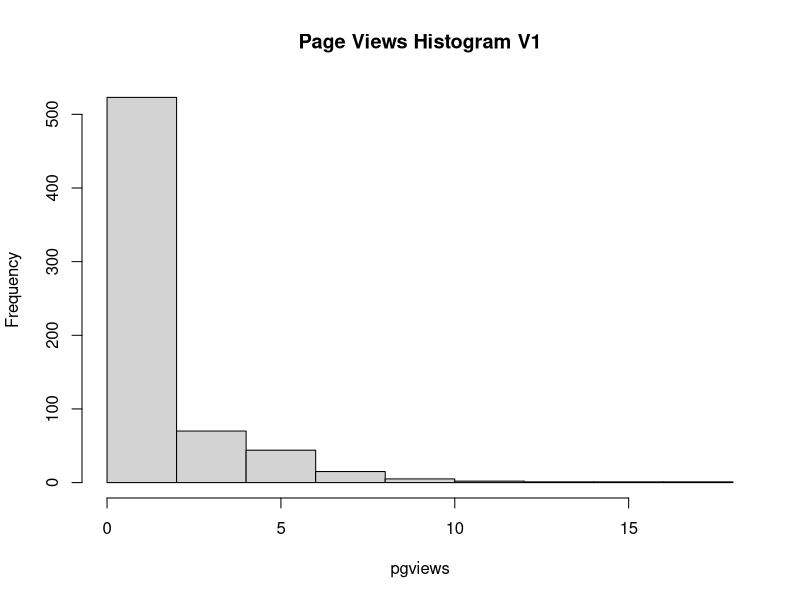
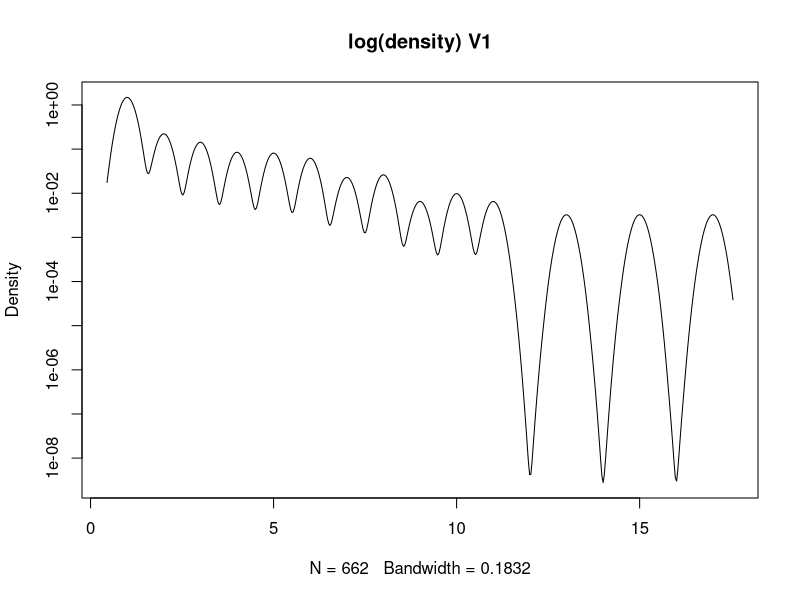
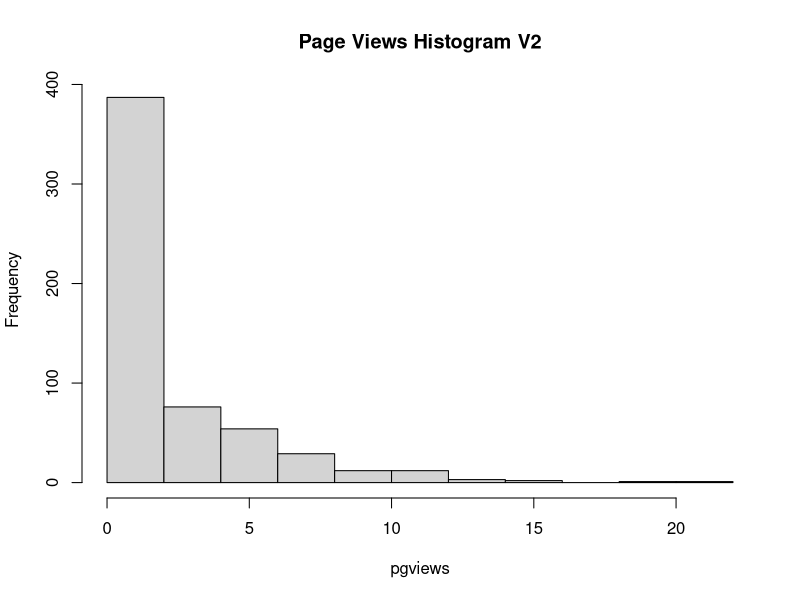
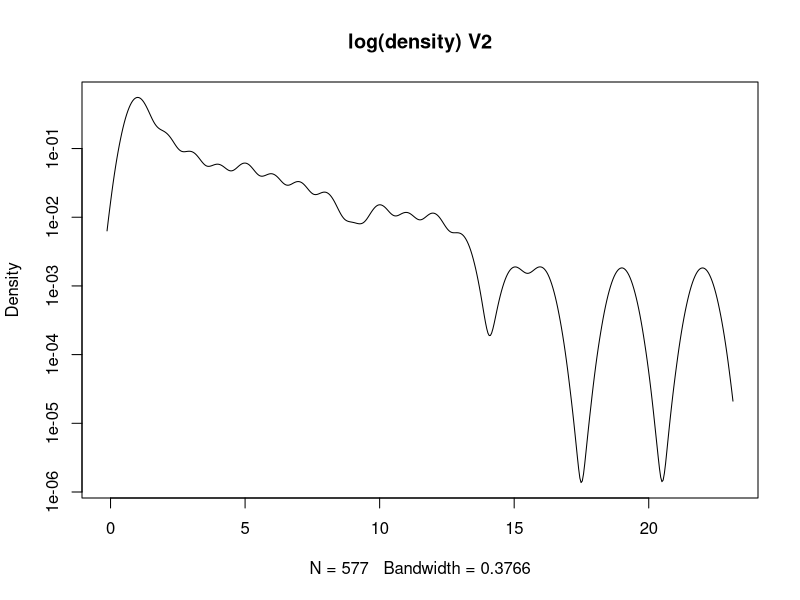
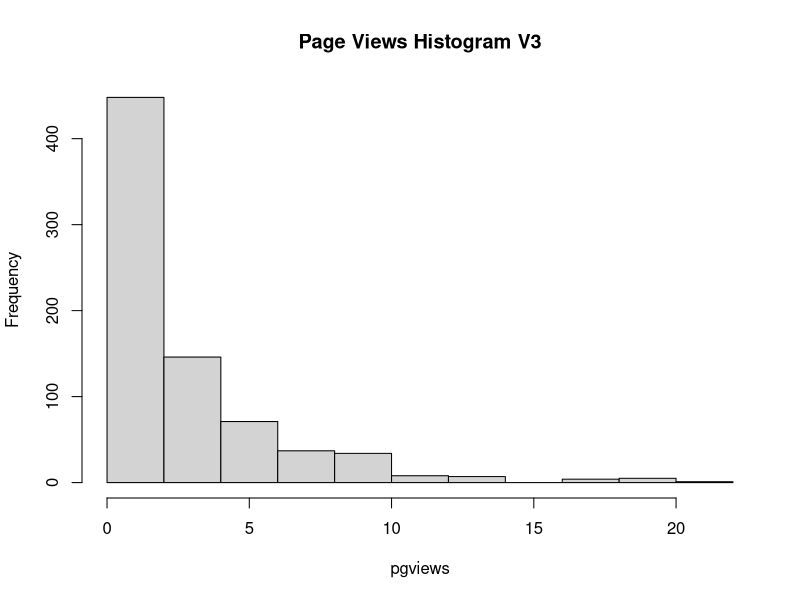
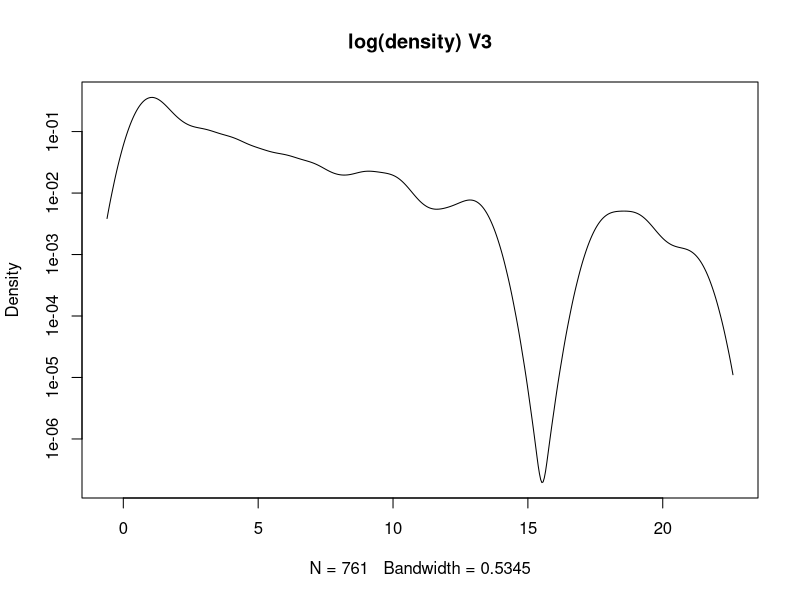
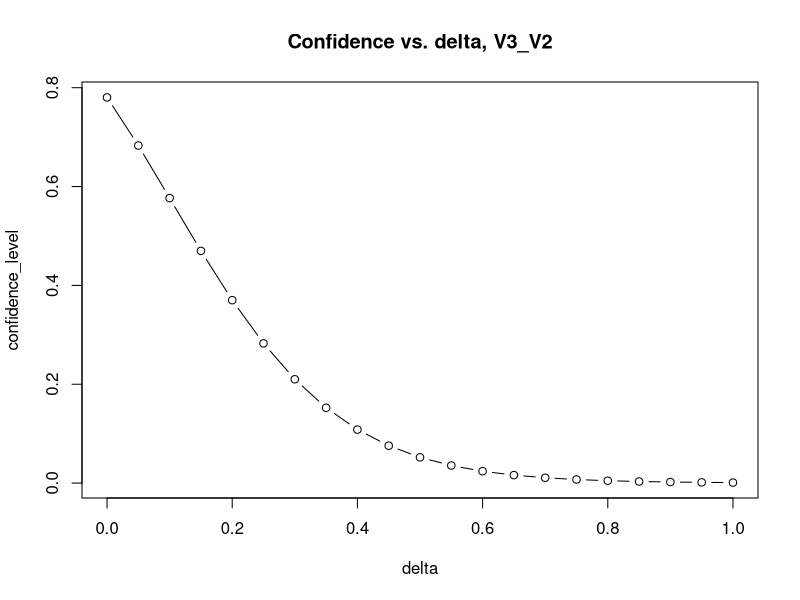
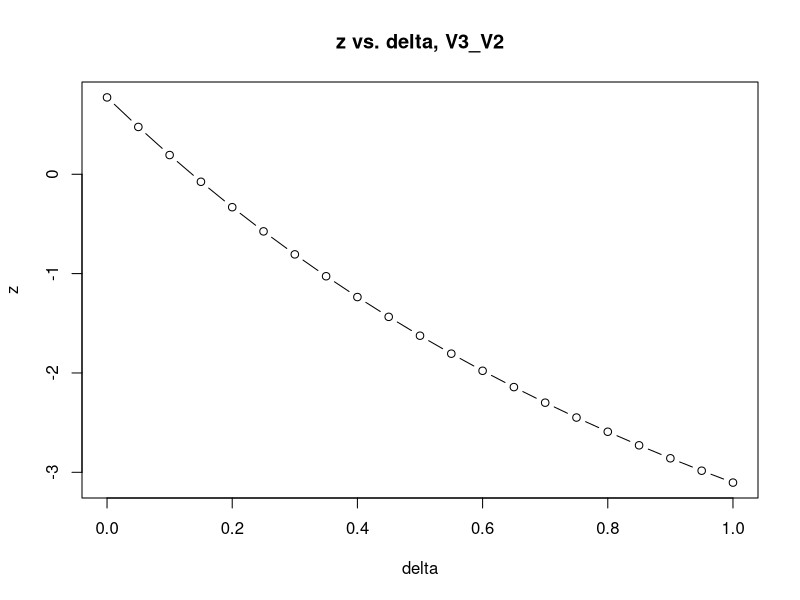

The R source for these figures, in order:
#!/usr/bin/env Rscript
# load the dataset or do needful
page_views <- read.csv("V1_data.csv")

attach(page_views)
png(filename = "V1_hist.png")
hist(pgviews, main = "Page Views Histogram V1")
dev.off()

png(filename = "V1_density.png")
plot(density(pgviews), log = "y", main = "log(density) V1")
dev.off()
detach(page_views)


# load the dataset or do needful
page_views <- read.csv("V2_data.csv")

attach(page_views)
png(filename = "V2_hist.png")
hist(pgviews, main = "Page Views Histogram V2")
dev.off()

png(filename = "V2_density.png")
plot(density(pgviews), log = "y", main = "log(density) V2")
dev.off()
detach(page_views)


# load the dataset or do needful
page_views <- read.csv("V3_data.csv")

attach(page_views)
png(filename = "V3_hist.png")
hist(pgviews, main = "Page Views Histogram V3")
dev.off()

png(filename = "V3_density.png")
plot(density(pgviews), log = "y", main = "log(density) V3")
dev.off()
detach(page_views)


# load the dataset or do needful
page_views_conf <- read.csv("V3_V2_conf.csv")

attach(page_views_conf)
png(filename = "V3_V2_conf.png")
plot(delta, confidence_level, type = "b", main = "Confidence vs. delta, V3_V2")
dev.off()

png(filename = "V3_V2_z.png")
plot(delta, z, type = "b", main = "z vs. delta, V3_V2")
dev.off()
detach(page_views_conf)

# load the dataset or do needful
page_views_conf <- read.csv("V3_V1_conf.csv")

attach(page_views_conf)
png(filename = "V3_V1_conf.png")
plot(delta, confidence_level, type = "b", main = "Confidence vs. delta, V3_V1")
dev.off()

png(filename = "V3_V1_z.png")
plot(delta, z, type = "b", main = "z vs. delta, V3_V1")
dev.off()
detach(page_views_conf)

# load the dataset or do needful
page_views_conf <- read.csv("V2_V1_conf.csv")

attach(page_views_conf)
png(filename = "V2_V1_conf.png")
plot(delta, confidence_level, type = "b", main = "Confidence vs. delta, V2_V1")
dev.off()

png(filename = "V2_V1_z.png")
plot(delta, z, type = "b", main = "z vs. delta, V2_V1")
dev.off()
detach(page_views_conf)

